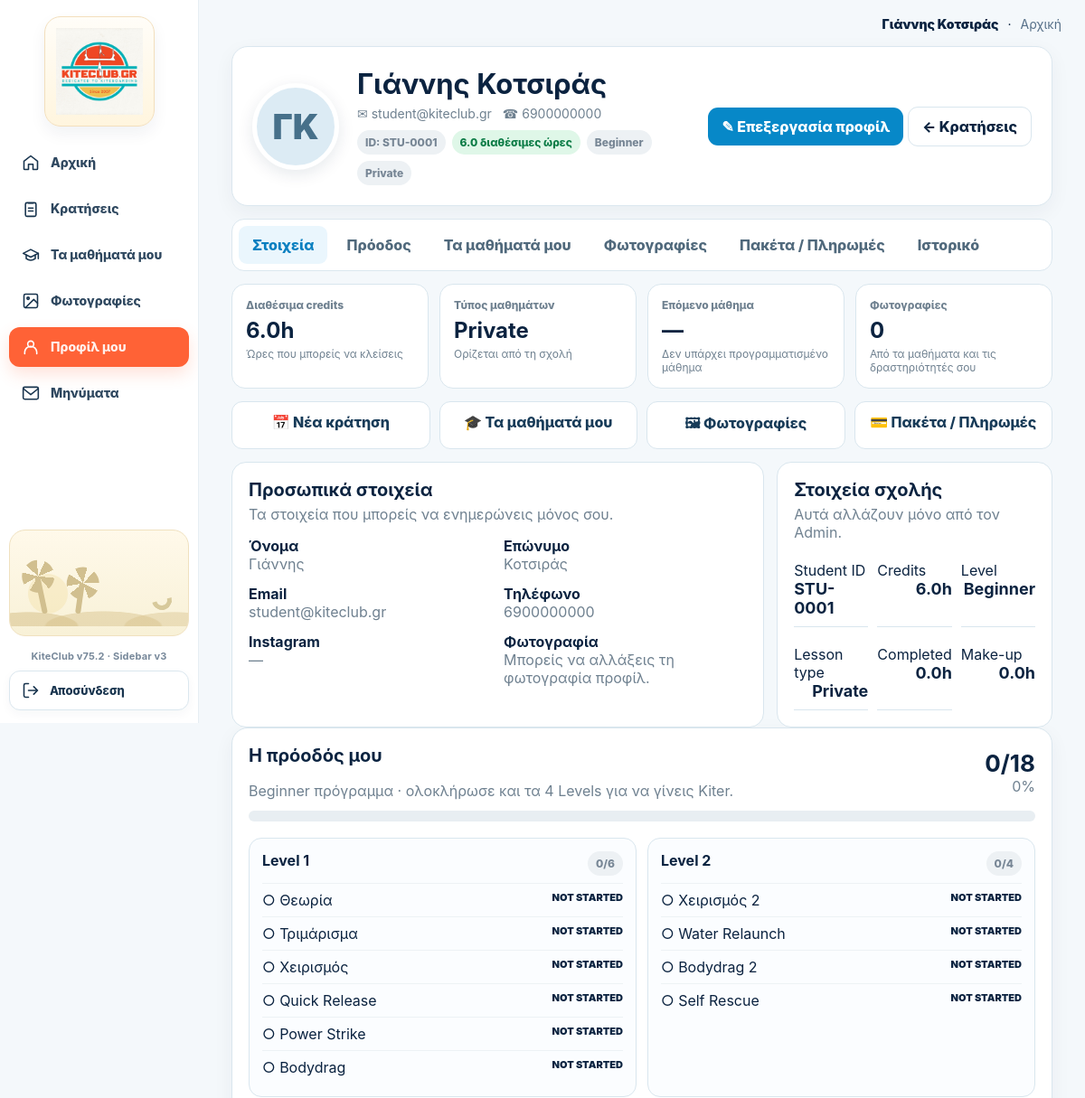
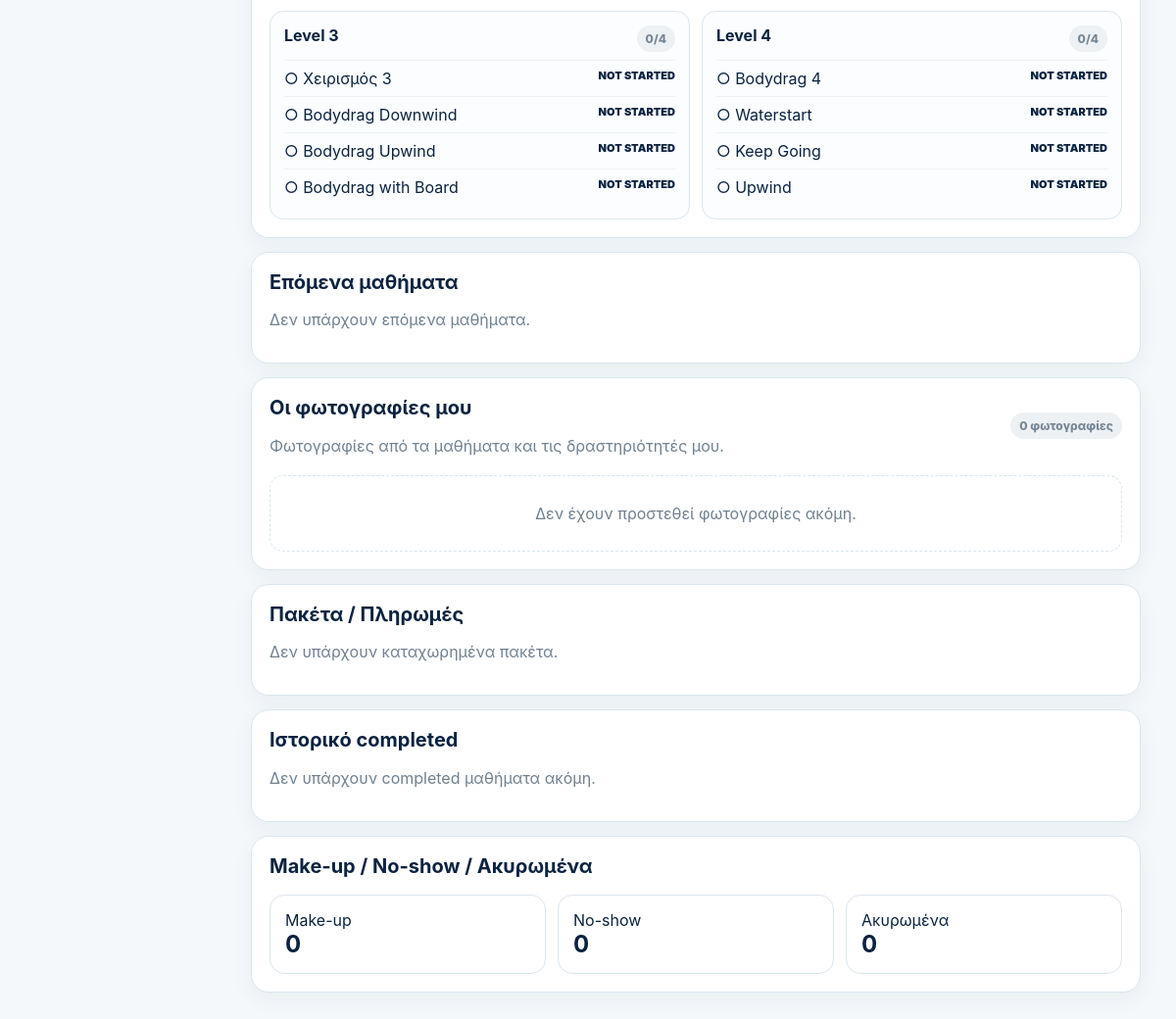
The app's page /student/profile (signed in) with its own data (2 pictures, top to bottom).
### tables this page shows
CREATE TABLE users(
      id INTEGER PRIMARY KEY, name TEXT, email TEXT UNIQUE, phone TEXT,
      role TEXT NOT NULL, password_hash TEXT NOT NULL, active INTEGER DEFAULT 1
    , profile_photo TEXT, surname TEXT, instagram TEXT);

CREATE TABLE students(
      user_id INTEGER PRIMARY KEY, credits REAL DEFAULT 0, level TEXT DEFAULT 'Beginner'
    , student_code TEXT, lesson_type TEXT DEFAULT 'private', group_id INTEGER, crew_member INTEGER DEFAULT 0, crew_start_date TEXT, crew_end_date TEXT, crew_fee REAL DEFAULT 0);

### app.py (the view, shortened to what this page needs)
@app.route("/student/profile")
def student_profile():
    u=current_user()
    if not u or u["role"]!="student": return redirect(url_for("login"))
    con=db()
    st=con.execute("""SELECT s.*,u.name,u.surname,u.email,u.phone,u.instagram,u.profile_photo FROM students s JOIN users u ON u.id=s.user_id WHERE s.user_id=?""",(u["id"],)).fetchone()
    group_members=_group_members(con,u["id"])
    rows=con.execute("""
      SELECT b.*,bp.payment_status participant_payment_status,
             COALESCE(bp.attendance_status,b.status) participant_status,
             COALESCE(bp.participant_next_skill,b.next_skill) participant_next_skill,
             COALESCE(bp.participant_notes,b.instructor_notes) participant_notes,
             sl.lesson_date,sl.start_time,
             ins.name instructor,ins.surname instructor_surname,
             COALESCE(day_sp.name,slot_sp.name) spot,
             (SELECT COUNT(*) FROM booking_participants bp2 WHERE bp2.booking_id=b.id) participant_count,
             (SELECT GROUP_CONCAT(TRIM(pu.name || ' ' || COALESCE(pu.surname,'')), ' · ')
                FROM booking_participants bp3 JOIN users pu ON pu.id=bp3.student_id
               WHERE bp3.booking_id=b.id) participant_names
      FROM booking_participants bp
      JOIN bookings b ON b.id=bp.booking_id
      JOIN slots sl ON sl.id=b.slot_id
      JOIN users ins ON ins.id=sl.instructor_id
      JOIN spots slot_sp ON slot_sp.id=sl.spot_id
      LEFT JOIN day_spots ds ON ds.lesson_date=sl.lesson_date
      LEFT JOIN spots day_sp ON day_sp.id=ds.spot_id
      WHERE bp.student_id=? ORDER BY sl.lesson_date DESC,sl.start_time DESC
    """,(u["id"],)).fetchall()
    now_dt=datetime.now(); upcoming=[]; completed=[]; cancelled=[]; no_shows=[]; makeups=[]
    completed_hours=0.0; no_show_hours=0.0; makeup_hours=0.0
    package_history=con.execute("""
      SELECT * FROM student_packages WHERE student_id=?
      ORDER BY purchased_at DESC,id DESC
    """,(u["id"],)).fetchall()
    today_iso=datetime.now().date().isoformat()
    crew_status="inactive"
    student_photos=con.execute("""
      SELECT * FROM student_photos WHERE student_id=?
      ORDER BY COALESCE(photo_date,'') DESC, created_at DESC, id DESC
    """,(u["id"],)).fetchall()
    progress=get_student_progress(con,u["id"])
    con.close()
    return render_template(
      "student_profile.html",student=st,upcoming=upcoming,completed=completed,
      cancelled=cancelled,no_shows=no_shows,makeups=makeups,completed_hours=completed_hours,
      no_show_hours=no_show_hours,makeup_hours=makeup_hours,package_history=package_history,group_members=group_members,
      crew_status=crew_status,student_photos=student_photos,progress=progress
    )

### templates/student_profile.html (shortened to what this page needs)
{% extends "base.html" %}{% block content %}
<link rel="stylesheet" href="{{ url_for('static', filename='student-portal.css') }}">
<link rel="stylesheet" href="{{url_for('static',filename='role-sidebar-v3.css')}}?v=3">
<div class="student-portal-shell">
  {% set student_nav='profile' %}{% include '_student_portal_sidebar.html' %}
  <main class="student-portal-main">
    <div class="student-portal-top"><strong>{{student.name}}{% if student.surname %} {{student.surname}}{% endif %}</strong> · <a href="{{url_for('student_home')}}">Αρχική</a></div>
    <div class="student-portal-content">
<div class="sp">
  <div class="student-profile-card">
    <div class="avatar">{% if student.profile_photo %}<img src="{{url_for('static',filename=student.profile_photo)}}" alt="{{student.name}}">{% else %}{{student.name[:1]}}{{student.surname[:1] if student.surname else ''}}{% endif %}</div>
    <div>
      <h1>{{student.name}}{% if student.surname %} {{student.surname}}{% endif %}</h1>
      <div class="meta"><span>✉ {{student.email}}</span>{% if student.phone %}<span>☎ {{student.phone}}</span>{% endif %}{% if student.instagram %}<span>◎ {{student.instagram}}</span>{% endif %}</div>
      <div class="badges"><span class="badge off">ID: {{student.student_code}}</span><span class="badge ok">{{student.credits}} διαθέσιμες ώρες</span><span class="badge off">{{progress.current_level}}</span><span class="badge off">{{'Private' if student.lesson_type=='private' else ('2P Group' if student.lesson_type=='2p' else '3P Group')}}</span>{% if crew_status=='active' %}<span class="badge ok">CREW MEMBER</span>{% endif %}</div>
    </div>
    <div class="actions"><a class="btn" href="{{url_for('student_profile_edit')}}">✎ Επεξεργασία προφίλ</a> <a class="btn alt" href="{{url_for('student')}}">← Κρατήσεις</a></div>
  </div>
  <div class="student-profile-tabs"><a class="active" href="#details">Στοιχεία</a><a href="#progress">Πρόοδος</a><a href="#lessons">Τα μαθήματά μου</a><a href="#photos">Φωτογραφίες</a><a href="#payments">Πακέτα / Πληρωμές</a><a href="#history">Ιστορικό</a></div>
  <div class="summary-cards">
    <div class="summary-card"><span>Διαθέσιμα credits</span><b>{{student.credits}}h</b><div class="small">Ώρες που μπορείς να κλείσεις</div></div>
    <div class="summary-card"><span>Τύπος μαθημάτων</span><b>{{'Private' if student.lesson_type=='private' else ('2P Group' if student.lesson_type=='2p' else '3P Group')}}</b><div class="small">Ορίζεται από τη σχολή</div></div>
    <div class="summary-card"><span>Επόμενο μάθημα</span>{% if upcoming %}<b>{{upcoming[0].start_time|hm24}}</b><div class="small">{{upcoming[0].lesson_date|gr_date}} · {{upcoming[0].instructor}}{% if upcoming[0].instructor_surname %} {{upcoming[0].instructor_surname}}{% endif %}</div>{% else %}<b>—</b><div class="small">Δεν υπάρχει προγραμματισμένο μάθημα</div>{% endif %}</div>
    <div class="summary-card"><span>Φωτογραφίες</span><b>{{student_photos|length}}</b><div class="small">Από τα μαθήματα και τις δραστηριότητές σου</div></div>
  </div>
  <div class="quick-nav" style="margin-bottom:14px"><a href="{{url_for('student')}}">📅 Νέα κράτηση</a><a href="#lessons">🎓 Τα μαθήματά μου</a><a href="#photos">🖼 Φωτογραφίες</a><a href="#payments">💳 Πακέτα / Πληρωμές</a></div>
  <section id="details" class="section-grid">
    <div class="panel">
      <h2>Προσωπικά στοιχεία</h2><div class="muted">Τα στοιχεία που μπορείς να ενημερώνεις μόνος σου.</div>
      <div class="view-grid" style="margin-top:15px">
        <div><b>Όνομα</b><div class="muted">{{student.name}}</div></div><div><b>Επώνυμο</b><div class="muted">{{student.surname or '—'}}</div></div>
        <div><b>Email</b><div class="muted">{{student.email}}</div></div><div><b>Τηλέφωνο</b><div class="muted">{{student.phone or '—'}}</div></div>
        <div><b>Instagram</b><div class="muted">{{student.instagram or '—'}}</div></div><div><b>Φωτογραφία</b><div class="muted">Μπορείς να αλλάξεις τη φωτογραφία προφίλ.</div></div>
      </div>
    </div>
    <div class="panel">
      <h2>Στοιχεία σχολής</h2><div class="muted">Αυτά αλλάζουν μόνο από τον Admin.</div>
      <div class="stats" style="margin-top:12px"><div class="stat">Student ID <b>{{student.student_code}}</b></div><div class="stat">Credits <b>{{student.credits}}h</b></div><div class="stat">Level <b>{{progress.current_level}}</b></div><div class="stat">Lesson type <b>{{'Private' if student.lesson_type=='private' else ('2P' if student.lesson_type=='2p' else '3P')}}</b></div><div class="stat">Completed <b>{{completed_hours}}h</b></div><div class="stat">Make-up <b>{{makeup_hours}}h</b></div></div>
    </div>
  </section>
  <div id="progress" class="card" style="margin-bottom:14px">
    <div style="display:flex;justify-content:space-between;gap:12px;align-items:center;flex-wrap:wrap"><div><h2>Η πρόοδός μου</h2><div class="muted">Beginner πρόγραμμα · ολοκλήρωσε και τα 4 Levels για να γίνεις Kiter.</div></div><div style="text-align:right"><b style="font-size:26px">{{progress.total_mastered}}/{{progress.total_skills}}</b><div class="muted">{{progress.percent}}%</div></div></div>
    <div class="progress-track"><div class="progress-fill" style="width:{{progress.percent}}%"></div></div>
    <div class="progress-levels">{% for level in progress.levels %}<div class="progress-level {% if level.complete %}done{% endif %}"><div class="progress-level-head"><b>{{level.title}}</b><span class="badge {{'ok' if level.complete else 'off'}}">{{level.mastered}}/{{level.count}}</span></div>{% for skill in level.skills %}<div class="progress-skill {{skill.status}}"><span>{% if skill.status=='mastered' %}✓{% elif skill.status=='practicing' %}◐{% else %}○{% endif %} {{skill.name}}</span><span class="progress-status">{{'MASTERED' if skill.status=='mastered' else ('PRACTICING' if skill.status=='practicing' else 'NOT STARTED')}}</span></div>{% endfor %}</div>{% endfor %}</div>
  </div>
  <div id="lessons" class="card"><h2>Επόμενα μαθήματα</h2>{% for b in upcoming %}<div class="item spread"><div><b>{{b.lesson_date|gr_date}} · {{b.start_time|hm24}} · {{b.instructor}}{% if b.instructor_surname %} {{b.instructor_surname}}{% endif %}</b><div class="muted">{{b.spot}} · {{b.duration}} ώρες{% if b.participant_count and b.participant_count>1 %} · {{b.participant_count}}P Group{% endif %}</div>{% if b.participant_count and b.participant_count>1 %}<div class="muted">{{b.participant_names}}</div>{% endif %}</div><span class="badge wait">{{b.status}}</span></div>{% else %}<p class="muted">Δεν υπάρχουν επόμενα μαθήματα.</p>{% endfor %}</div>
  <div id="photos" class="card"><div class="spread"><div><h2>Οι φωτογραφίες μου</h2><div class="muted">Φωτογραφίες από τα μαθήματα και τις δραστηριότητές μου.</div></div><span class="badge off">{{student_photos|length}} φωτογραφίες</span></div><br>{% if student_photos %}<div class="photo-grid">{% for ph in student_photos %}<article class="photo-card"><button type="button" class="student-photo-open" data-src="{{url_for('static',filename=ph.file_path)}}"><img src="{{url_for('static',filename=ph.file_path)}}" alt="{{ph.caption or 'Φωτογραφία μαθήματος'}}"></button><div class="photo-info"><div class="photo-date">{{ph.photo_date|gr_date if ph.photo_date else ''}}</div><div class="photo-caption">{{ph.caption or 'Φωτογραφία μαθήματος'}}</div></div></article>{% endfor %}</div>{% else %}<div class="photo-empty">Δεν έχουν προστεθεί φωτογραφίες ακόμη.</div>{% endif %}</div>
  <div id="payments" class="card"><h2>Πακέτα / Πληρωμές</h2>{% for p in package_history %}<div class="item spread"><div><b>{{p.package_name}}</b><div class="muted">{{p.hours_total}}h συνολικά · {{p.hours_remaining}}h υπόλοιπο · {{'%.2f'|format(p.price)}}€{% if p.paid_amount is defined %} · Πληρωμένα {{'%.2f'|format(p.paid_amount or 0)}}€{% endif %}</div></div><span class="badge {{'ok' if p.payment_status=='paid' else 'wait'}}">{{p.payment_status}}</span></div>{% else %}<p class="muted">Δεν υπάρχουν καταχωρημένα πακέτα.</p>{% endfor %}</div>
  <div id="history" class="card"><h2>Ιστορικό completed</h2>{% if completed %}<div style="overflow:auto"><table class="tbl"><tr><th>Ημερομηνία</th><th>Ώρα</th><th>Instructor</th><th>Spot</th><th>Διάρκεια</th><th>Επόμενη τεχνική</th></tr>{% for b in completed %}<tr><td>{{b.lesson_date|gr_date}}</td><td>{{b.start_time|hm24}}</td><td>{{b.instructor}}{% if b.instructor_surname %} {{b.instructor_surname}}{% endif %}</td><td>{{b.spot}}</td><td>{{b.duration}}h</td><td>{{b.next_skill or '—'}}</td></tr>{% endfor %}</table></div>{% else %}<p class="muted">Δεν υπάρχουν completed μαθήματα ακόμη.</p>{% endif %}</div>
  <div class="card"><h2>Make-up / No-show / Ακυρωμένα</h2><div class="cards"><div class="metric"><span>Make-up</span><b>{{makeups|length}}</b></div><div class="metric"><span>No-show</span><b>{{no_shows|length}}</b></div><div class="metric"><span>Ακυρωμένα</span><b>{{cancelled|length}}</b></div></div></div>
</div>
    </div>
  </main>
</div>
{% endblock %}

### records on screen
users: name "Γιάννης", surname "Κοτσιράς", name "Γ", surname "Κ", email "student@kiteclub.gr", phone "6900000000"
students: student_code "STU-0001", credits "6.0", lesson_type "Private"

### other values on screen
{{ progress.current_level }} "Beginner"
{{ student_photos|length }} "0"
{{ student.instagram or '—' }} "—"
{{ completed_hours }} "0.0"
{{ makeup_hours }} "0.0"
{{ progress.total_mastered }} "0"
{{ progress.total_skills }} "18"
{{ progress.percent }} "0"
{{ level.title }} "Level 1" "Level 2" "Level 3" "Level 4"
{{ level.mastered }} "0" "0" "0" "0"
{{ level.count }} "6" "4" "4" "4"
{{ skill.name }} "Θεωρία" "Τριμάρισμα" "Χειρισμός" "Quick Release" "Power Strike" "Bodydrag" "Χειρισμός 2" "Water Relaunch" "Bodydrag 2" "Self Rescue" "Χειρισμός 3" "Bodydrag Downwind" "Bodydrag Upwind" "Bodydrag with Board" "Bodydrag 4" "Waterstart" "Keep Going" "Upwind"
{{ makeups|length }} "0"
{{ no_shows|length }} "0"
{{ cancelled|length }} "0"
